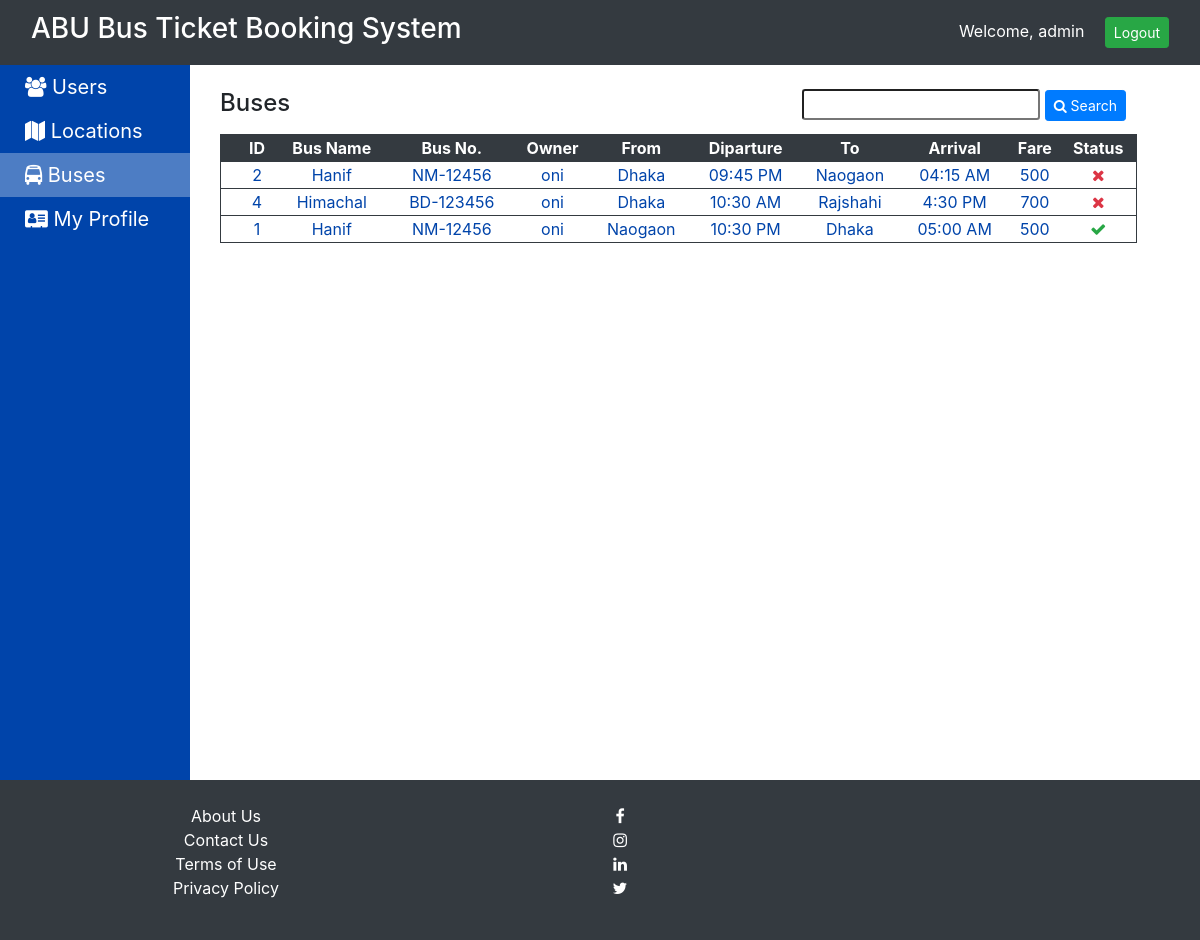
Page /buses.php (signed in) on the earlier database version.
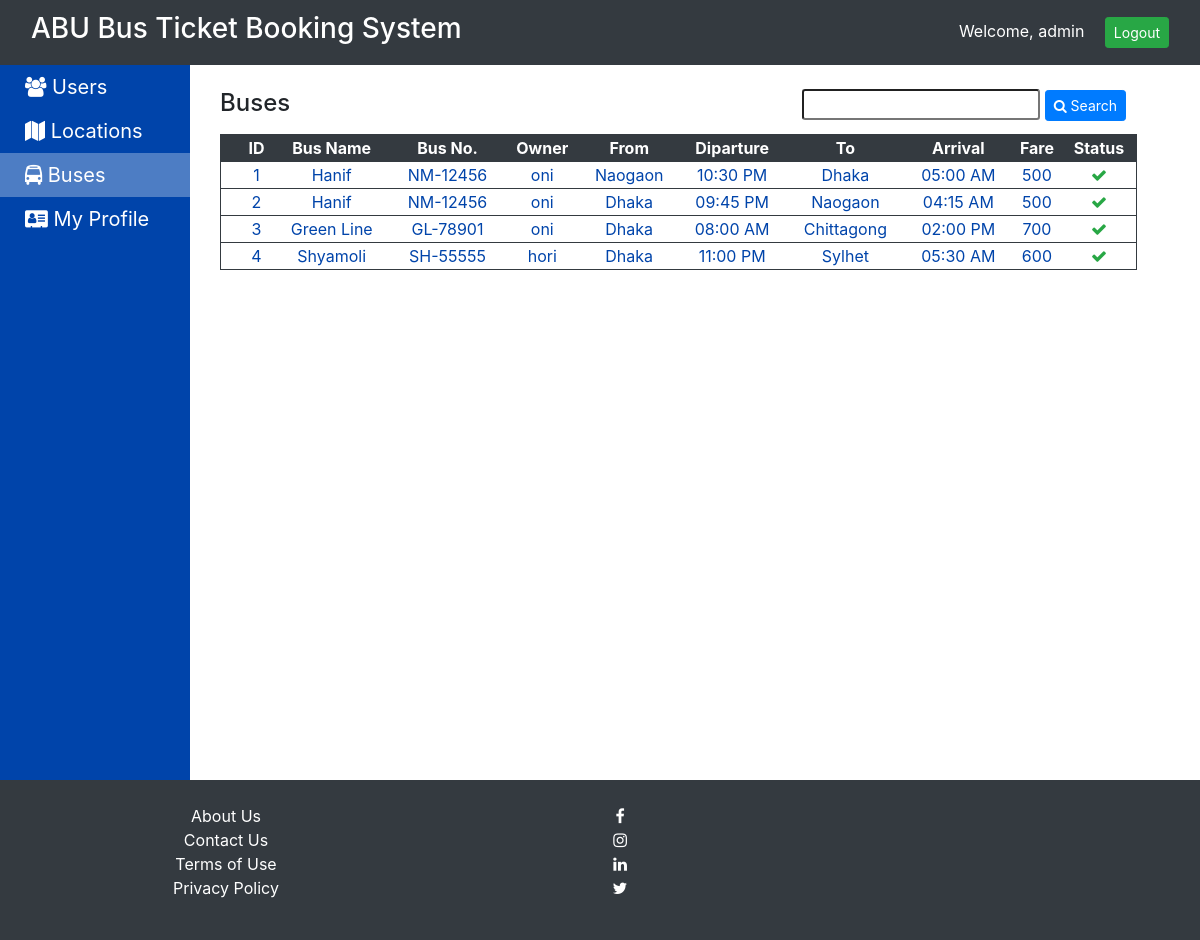
Same page on the later database version.
### tables this page shows
CREATE TABLE `buses` (
  `id` int(5) NOT NULL AUTO_INCREMENT,
  `bname` varchar(25) NOT NULL,
  `bus_no` varchar(25) NOT NULL,
  `owner_id` int(5) NOT NULL,
  `from_loc` varchar(20) NOT NULL,
  `from_time` varchar(8) NOT NULL,
  `to_loc` varchar(20) NOT NULL,
  `to_time` varchar(8) NOT NULL,
  `fare` int(5) NOT NULL,
  `total_seats` int(3) NOT NULL DEFAULT 40 COMMENT 'Total number of seats in the bus',
  `seat_layout` varchar(50) DEFAULT '10x4' COMMENT 'Seat layout format: ROWSxCOLUMNS (e.g., 10x4 = 10 rows, 4 columns)',
  `student_seats` varchar(255) DEFAULT NULL COMMENT 'Comma-separated list of student-only seats (50%)',
  `staff_seats` varchar(255) DEFAULT NULL COMMENT 'Comma-separated list of staff-only seats (25%)',
  `general_seats` varchar(255) DEFAULT NULL COMMENT 'Comma-separated list of general seats (25%)',
  `approved` tinyint(1) NOT NULL DEFAULT '0',
  PRIMARY KEY (`id`),
  KEY `fk_usr_bus` (`owner_id`),
  CONSTRAINT `fk_usr_bus` FOREIGN KEY (`owner_id`) REFERENCES `users` (`id`)
);

CREATE TABLE `users` (
  `id` int(5) NOT NULL AUTO_INCREMENT,
  `uname` varchar(20) NOT NULL,
  `name` varchar(25) NOT NULL,
  `email` varchar(40) NOT NULL,
  `password` varchar(25) NOT NULL,
  `gender` enum('Male','Female','Other') NOT NULL,
  `utype` enum('Admin','Owner','Passenger','Student','Staff') NOT NULL COMMENT 'Student=10% discount, Staff=5% discount',
  `address` varchar(120) NOT NULL,
  `mobile` varchar(10) NOT NULL,
  PRIMARY KEY (`id`),
  UNIQUE KEY `uname` (`uname`)
);

### buses.php (the view, shortened to what this page needs)
<?php
include 'inc/basic_template.php';
t_header("Bus Ticket Booking &mdash; User Manager");
t_login_nav();
t_admin_sidebar();
?>
<div class="row mb-2">
    <h4 class="col-md-3">Buses</h4>
    <div class="col-md-8 text-right ml-4">
    <form method="post" action="">
    	<input type="text" name="bus" class="form-control-sm" value="<?php echo (isset($_POST['bus'])) ? $_POST['bus'] : ""; ?>">
        <button type="submit" class="btn btn-sm btn-primary"><i class="fa fa-search"></i> Search</button>
    </form>
    </div>
</div>
<table width="95%" class="table-con">
<tr class="head">
    <th>ID</th>
    <th>Bus Name</th>
    <th>Bus No.</th>
    <th>Owner</th>
    <th>From</th>
    <th>Diparture</th>
    <th>To</th>
    <th>Arrival</th>
    <th>Fare</th>
    <th>Status</th>
</tr>
<?php
$conn = initDB();
$sql = "select *,users.uname as owner,buses.id as bid from buses, users where owner_id=users.id";
$sql .= " order by approved";
$res = $conn->query($sql);
if ($res->num_rows == 0) {
    echo '
    <tr class="row">
        <td colspan="9" class="text-center">No Bus</td>
    </tr>';
}
else {
    while ($row = $res->fetch_assoc()) {
        echo '
        <tr class="content">
            <td>' . $row["bid"] . '</td>
            <td>' . $row["bname"] . '</td>
            <td>' . $row["bus_no"] . '</td>
            <td>' . $row["owner"] . '</td>
            <td>' . $row["from_loc"] . '</td>
            <td>' . $row["from_time"] . '</td>
            <td>' . $row["to_loc"] . '</td>
            <td>' . $row["to_time"] . '</td>
            <td>' . $row["fare"] . '</td>
            <td><a href="buses.php?id=' . $row["bid"] . '&toggle=';
            if ($row["approved"])
            	echo '0" title="Click to Unapprove"><i class="fa fa-check text-success">';
            else
            	echo '1" title="Click to Approve"><i class="fa fa-times text-danger">';
        echo '</i></a></td></tr>';
    }
}
?>
</table>
</div>
<?php
t_footer();
?>

### inc/basic_template.php (shortened to what this page needs)
<?php
function t_header($title) {
	echo '
<!DOCTYPE html>
<html>
<head>
  <title>'.$title.'</title>
  <link rel="stylesheet" type="text/css" href="css/bootstrap.min.css"/>
  <link rel="stylesheet" type="text/css" href="css/font-awesome.min.css"/>
  <link rel="stylesheet" type="text/css" href="css/style.css?'.date('his').'"/>
  <script type="text/javascript" src="https://ajax.googleapis.com/ajax/libs/jquery/3.4.1/jquery.min.js"></script>
  <script type="text/javascript" src="https://maxcdn.bootstrapcdn.com/bootstrap/3.4.1/js/bootstrap.min.js"></script>
</head>
<body>';
}
function t_login_nav() {
	echo '
<div class="navbar fixed-top navbar-default header">
<div class="container-fluid">
	<h3>ABU Bus Ticket Booking System</h3>
	<div class="navbar-right">Welcome, '.$_SESSION['user']['uname'].' <a href="/index.php?logout=1"><button class="btn btn-success ml-3 btn-sm">Logout</button></a></div>
</div></div>';
}
function t_admin_sidebar() {
	$file = basename($_SERVER['PHP_SELF'],'.php');
	echo '
<div class="row">
	<div class="col-md-2 sidebar">
			<ul>
				<li><a href="users.php"'.(($file == 'users') ? 'class="active"' : '').'><i class="fa fa-users"></i> Users</a></li>
				<li><a href="locations.php"'.(($file == 'locations') ? 'class="active"' : '').'><i class="fa fa-map"></i> Locations</a></li>
				<li><a href="buses.php"'.(($file == 'buses') ? 'class="active"' : '').'><i class="fa fa-bus"></i> Buses</a></li>
				<li><a href="profile.php"'.(($file == 'profile') ? 'class="active"' : '').'><i class="fa fa-address-card"></i> My Profile</a></li>
			</ul>
	</div>
	<div class="col-md-10">
		<div class="container-fluid my-4">
	';
}
function t_footer() {
	echo '</div>
	</div>
</div>
<div class="footer">
	<div class="row p-4">
		<div class="col-md-4 text-center">
		<ul class="list-null">
            <li><a href="#">About Us</a></li>
            <li><a href="#">Contact Us</a></li>
            <li><a href="#">Terms of Use</a></li>
            <li><a href="#">Privacy Policy</a></li>
        </ul>
        </div>
		<div class="col-md-4 text-center text-light">
		<ul class="list-null">
            <li><a target="_blank" href="//facebook.com/#"><i class="fa fa-facebook"></i></a></li>
            <li><a target="_blank" href="//www.instagram.com/#"><i class="fa fa-instagram"></i></a></li>
            <li><a target="_blank" href="//www.linkedin.com/#"><i class="fa fa-linkedin"></i></a></li>
            <li><a target="_blank" href="//twitter.com/#"><i class="fa fa-twitter"></i></a></li>
        </ul>
		</div>
	</div>
</div>
</body>
</html>
	';
}
?>

### css/style.css (style rules this page uses)
body { padding-top: 65px; }
.header { background: #343A40; color: #fff; height: 65px; }
.list-null { list-style: none; }
.footer { width: 100%; background: #343A40; color: #fff; }
.list-null a { color: #fff; }
.sidebar ul { list-style: none; padding: 0; }
.sidebar li a { display: block; padding: 7px; padding-left: 25px; color: #fff; text-decoration: none; font-size: 20px; }
.sidebar li a:hover, .sidebar .active { background: rgba(255,255,255,0.3); }
.sidebar { background: #0044aa; padding-right: 0; min-height: calc(100vh - 85px); }
.table-con { width: 95%; }
.table-con .row:first-of-type, .table-con .head { background: #343A40; border: 1px solid #343A40; color: #fff; }
.table-con a { text-decoration: none; }
.table-con .content { background: #fff!important; color: #0044aa!important; cursor: pointer; padding: 7px; border-width: 0 1px 1px 1px; border-color: #343A40; border-style: solid; }
.table-con .content td:first-of-type, .table-con .head th:first-of-type { padding-left: 20px; }
.table-con .content td, .table-con .head th { text-align: center; }

Differences in the rows shown:
changed buses "10:30 PM": moves up the list
changed buses "09:45 PM": approved 0 → 1 (drawn)
added buses: id "3", bname "Green Line", bus_no "GL-78901", owner.uname "oni", from_loc "Dhaka", from_time "08:00 AM", to_loc "Chittagong", to_time "02:00 PM", fare "700", approved 1 (drawn)
changed buses id 4: bname "Himachal" → "Shyamoli"; bus_no "BD-123456" → "SH-55555"; owner.uname "oni" → "hori"; from_time "10:30 AM" → "11:00 PM"; to_loc "Rajshahi" → "Sylhet"; to_time "4:30 PM" → "05:30 AM"; fare "700" → "600"; approved 0 → 1 (drawn)
